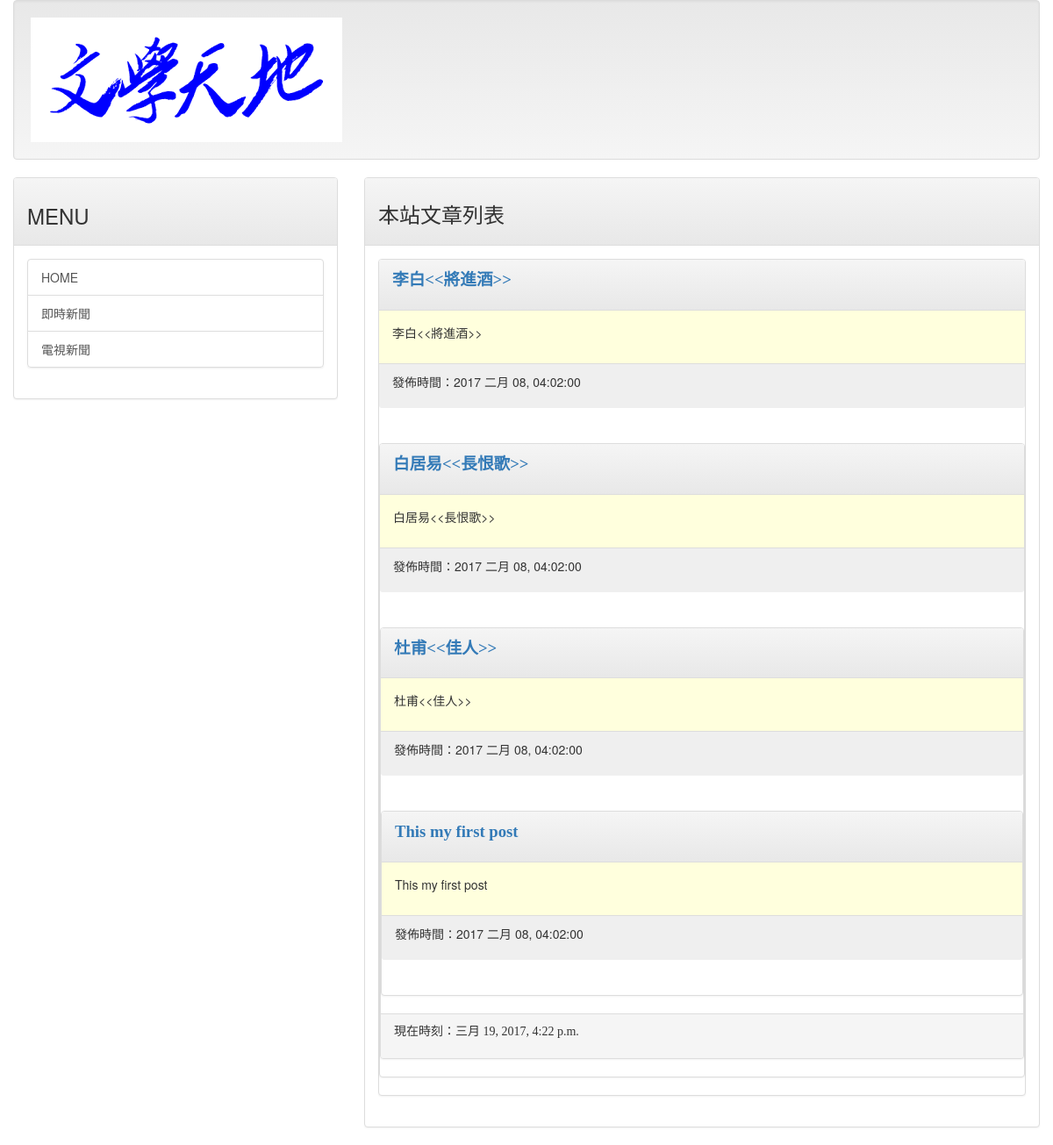
The app's page /, older data.
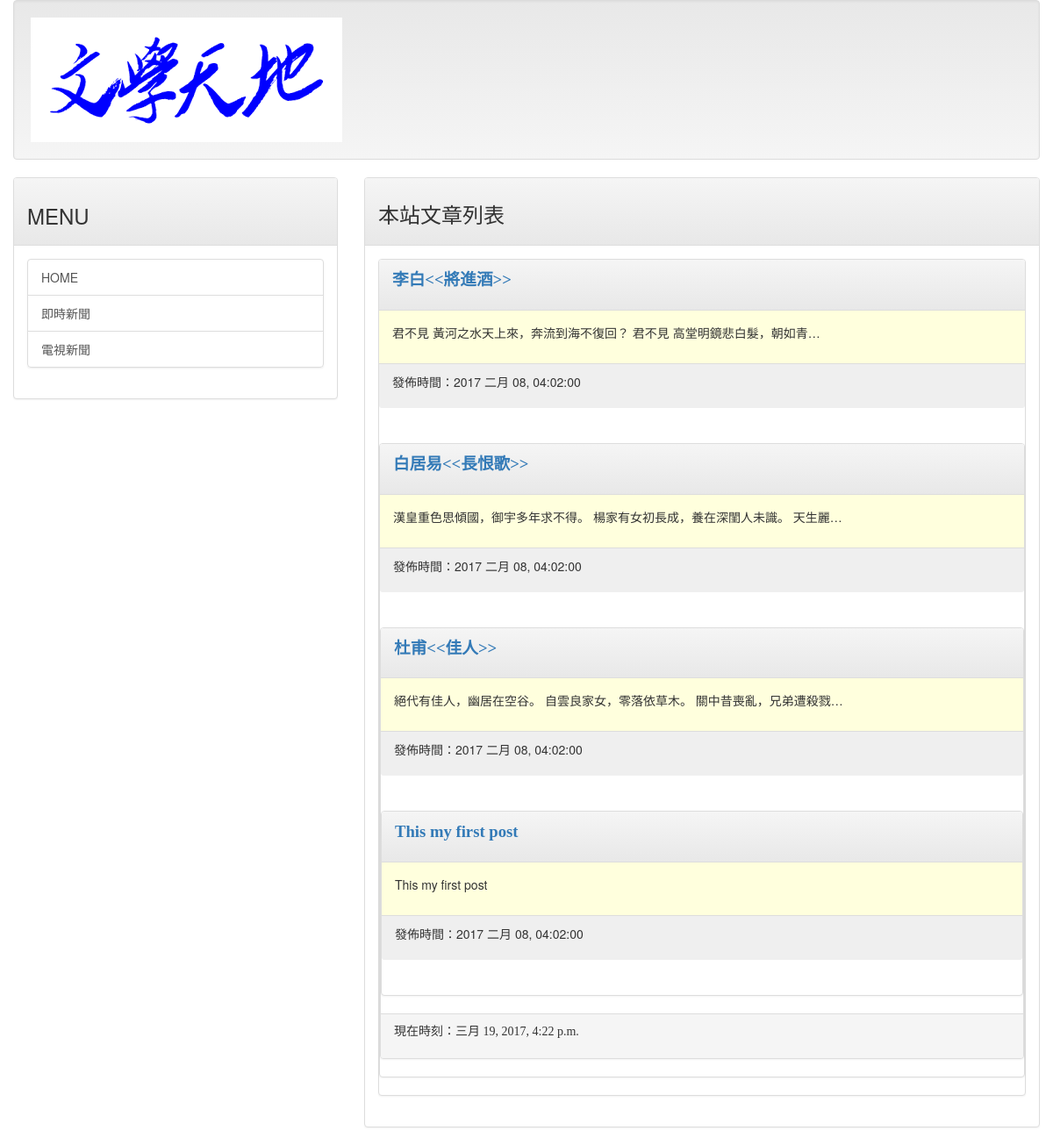
The same page, newer data.
### mainsite/models.py (models this page shows, shortened)
class Post(models.Model):
    title = models.CharField(max_length=200)
    slug = models.CharField(max_length=200)
    body = models.TextField()
    pub_date = models.DateTimeField(default=timezone.now)
    class Meta:
        ordering = ('-pub_date',)

### mainsite/views.py (the view)
# urls.py: url(r'^$', homepage),
def homepage(request):
    template = get_template('index.html')
    posts = Post.objects.all()
    now = datetime.now()
    html = template.render(locals())
    return  HttpResponse(html)

### templates/index.html (shortened to what this page needs)
{% extends 'base.html' %}
{% block headmessage %}
    <h3 style='font-family:標楷體;'>本站文章列表</h3>
{% endblock %}
{% block content %}
    {% for post in posts %}
        <div class="panel panel-default">
            <div class="panel-heading">
                <p style='font-family:微軟正黑體;font-size:14pt;font-weight:bold;'>
                    <a href='/post/{{post.slug}}'>{{ post.title }}</a>
                </p>
            </div>
            <div class="panel-body" style="background-color:#ffffdd">
                <p>
                    {{ post.body | truncatechars:40 }}
                </p>
            </div>
            <div class="panel-footer" style="background-color:#efefef">
                <p>
                    發佈時間：{{ post.pub_date | date:"Y M d, h:m:s"}}
                </p>
            </div>
            <br>
            <br>
    {% endfor %}
 {% endblock %}

Row changes from the older to the newer data that the page shows:
changed Post "李白<<將進酒>>": body "李白<<將進酒>>" → "君不見 黃河之水天上來，奔流到海不復回？ 君不見 高堂明鏡悲白髮，朝如青…"
changed Post "白居易<<長恨歌>>": body "白居易<<長恨歌>>" → "漢皇重色思傾國，御宇多年求不得。 楊家有女初長成，養在深閨人未識。 天生麗…"
changed Post "杜甫<<佳人>>": body "杜甫<<佳人>>" → "絕代有佳人，幽居在空谷。 自雲良家女，零落依草木。 關中昔喪亂，兄弟遭殺戮…"
